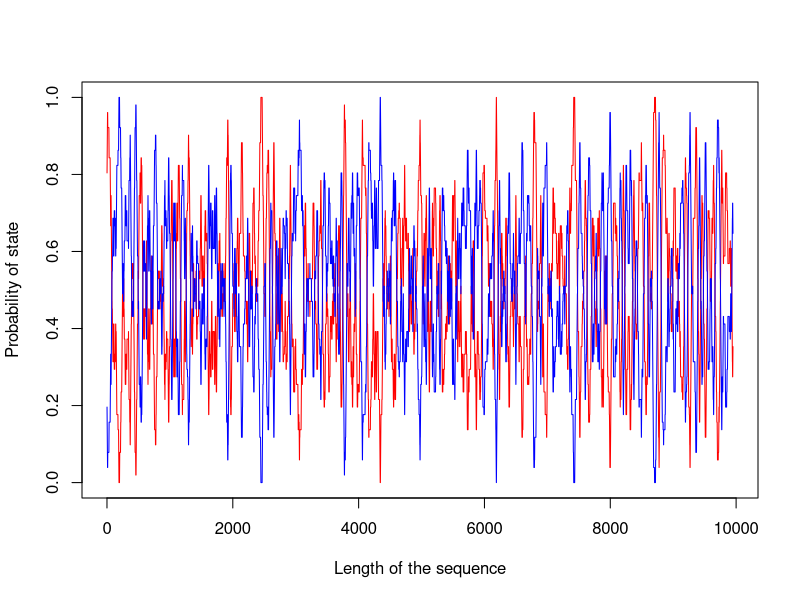
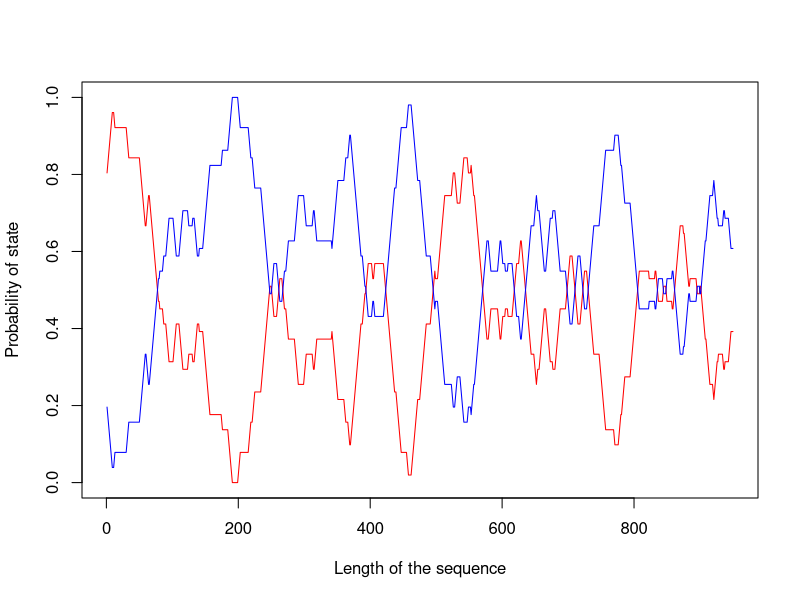
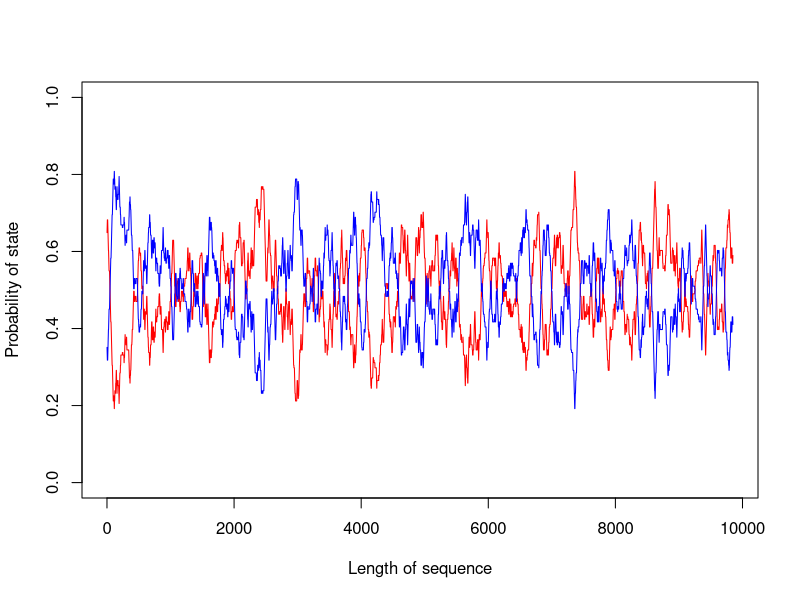

Here is the R script that generated these plots, in order:
## ---- chunk 1
knitr::opts_chunk$set(echo = TRUE)
## ---- chunk 2
generate.sequences <- function(Tr, Em, n, p){
    # Tr = transition matrix.
    # Em = emission matrix.
    # n = length of generated sequence.
    # p = initial state probabilities. 
    
  symbols <- c("A", "C", "G", "T")
  states <- c(1, 2) # 1 = AT and 2 = CG
  
  # x are hidden states and y are observed symbols. 
  x <- y <- rep(NA, length.out = n)
  
  x[1] <- sample(states, size = 1, prob = p)
  y[1] <- sample(symbols,size = 1,replace=T,prob = Em[x[1],])
  
  for(i in 1:(n-1)){
    x[i+1] <- sample(states, size = 1, prob = Tr[,x[i]])
    y[i+1] <- sample(symbols, size = 1, prob = Em[x[i], ])
  }
  return(cbind("Hidden" = x, "Obs" = y))
  
}
## ---- chunk 3
# Transition matrix (A):
A <- matrix(c(0.9, 0.1, 0.1, 0.9), nrow = 2)
rownames(A) <- c("AT", "CG")
colnames(A) <- c("AT", "CG")
A

# Emission matrix (E):
E <- matrix(c(0.4, 0.1, 0.1, 0.4, 0.1, 0.4, 0.4, 0.1), nrow = 2)
rownames(E) <- c("AT", "CG")
colnames(E) <- c("A", "C", "G", "T")
E

# Initial probabilities
p <- c(0.5,0.5)

# Length of the sequence
n <- 10000
## ---- chunk 4
df <- generate.sequences(A, E, n, p)
t(df[1:50,])
## ---- chunk 5
richCG <- rep(0,9950); richAT <- rep(0,9950)

for(i in 1:9950){
  length <- i + 50
  as <- sum(df[i:length,1] == 1)/51
  cs <- sum(df[i:length,1] == 2)/51
  gs <- sum(df[i:length,1] == 3)/51
  ts <- sum(df[i:length,1] == 4)/51
  richCG[i] <- cs + gs
  richAT[i] <- as + ts
}

plot(richAT, type="l", ylim=c(0,1), xlab = "Length of the sequence", ylab="Probability of state", col = "red")
lines(richCG, col="blue")
## ---- chunk 6
richCG <- rep(0,950); richAT <- rep(0,950)

for(i in 1:950){
  length <- i + 50
  as <- sum(df[i:length,1] == 1)/51
  cs <- sum(df[i:length,1] == 2)/51
  gs <- sum(df[i:length,1] == 3)/51
  ts <- sum(df[i:length,1] == 4)/51
  richCG[i] <- cs + gs
  richAT[i] <- as + ts
}

plot(richAT, type="l", ylim=c(0,1), xlab = "Length of the sequence", ylab="Probability of state", col = "red")
lines(richCG, col="blue")
## ---- chunk 7
richCG2 <- rep(0,9850)
richAT2 <- rep(0,9850)

for(i in 1:9850){
  length <- i + 150
  as <- sum(df[i:length,1] == 1)/151
  cs <- sum(df[i:length,1] == 2)/151
  gs <- sum(df[i:length,1] == 3)/151
  ts <- sum(df[i:length,1] == 4)/151
  richCG2[i] <- cs + gs
  richAT2[i] <- as + ts
}

plot(richAT2, type="l", ylim=c(0,1), xlab = "Length of sequence", ylab="Probability of state", col = "red")
lines(richCG2, col="blue")
## ---- chunk 8
chain1<- generate.sequences(A, E, 20, p)
t(chain1)

chain2 <- generate.sequences(A, E, 20, p)
t(chain2)

chain3 <- generate.sequences(A, E, 20, p)
t(chain3)
## ---- chunk 9
# Data from Raul and Jordi:

# Transition matrix (A_partner):
A_partner <- matrix(c(0.4, 0.35, 0.6, 0.65), nrow = 2)
rownames(A_partner) <- c("AT", "CG")
colnames(A_partner) <- c("AT", "CG")
A_partner

# Emission matrix (E_partner):
E_partner <- matrix(c(0.4, 0.2, 0.1, 0.3, 0.1, 0.3, 0.4, 0.2), nrow = 2)
rownames(E_partner) <- c("AT", "CG")
colnames(E_partner) <- c("A", "C", "G", "T")
E_partner

# Initial probabilities
p_partner <- c(0.5,0.5)

# Chain_1
chain_partner <- matrix(c("A","C","G","G","A","A","T","G","C","C","T","A","A","A","T","G","A","G","A","G","AT","GC","AT","GC","GC","AT","GC","GC","GC","GC","GC","GC","AT","AT","GC","GC","GC","GC","GC","GC"), 2, byrow = TRUE) 
chain_partner <- t(chain_partner)
## ---- chunk 10
viterbi <- function(A,E,x) {
v <- matrix(NA, nr=length(x), nc=dim(A)[1])
v[1,] <- 0; v[1,1] <- 1
for(i in 2:length(x)) {
for (l in 1:dim(A)[1]) {v[i,l] <- E[l,x[i]] * max(v[(i-1),] * A[l,])}
}
return(v)
}
vit <- viterbi(A,E,chain_partner[,1])
vitrowmax <- apply(vit, 1, function(x) which.max(x))
hiddenstate <- chain_partner[,2]
table(hiddenstate, vitrowmax)
## ---- chunk 11
datt <- cbind(chain_partner,vitrowmax)
colnames(datt) <- c("observation","hidden_state","predicted state")
t(datt)
## ---- chunk 12
forward <-function(A,E,x) {
  f <- matrix(NA, nr=length(x), nc=dim(A)[1])
  f[1,] <- 0; f[1,1] <- 1
  for(i in 2:length(x)) {
    for (l in 1:dim(A)[1]) {
      f[i,l] <- E[l,x[i]] * sum(f[(i-1),] * A[l,])
      }
  }
  return(f)
}

forw <- forward(A_partner,E_partner,chain_partner[,1])
forwwmax <- apply(forw, 1, function(x) which.max(x))
hiddenstate <- chain_partner[,2]
table(hiddenstate, forwwmax)
## ---- chunk 13
datt1 <- cbind(chain_partner,forwwmax)
colnames(datt1) <- c("observation","hidden state","predicted state")
t(datt1)
